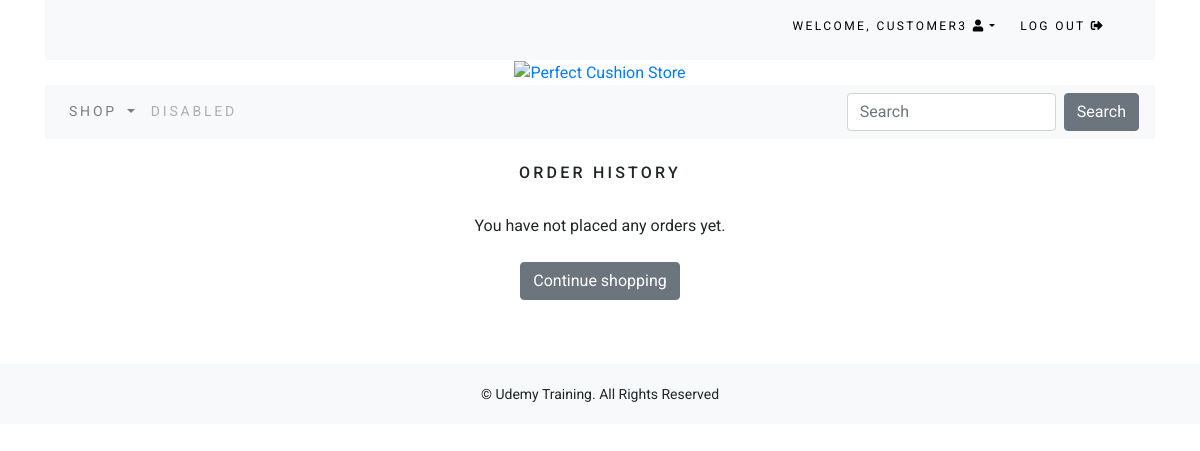
Before: /order/history/ (signed in) with the older database file.
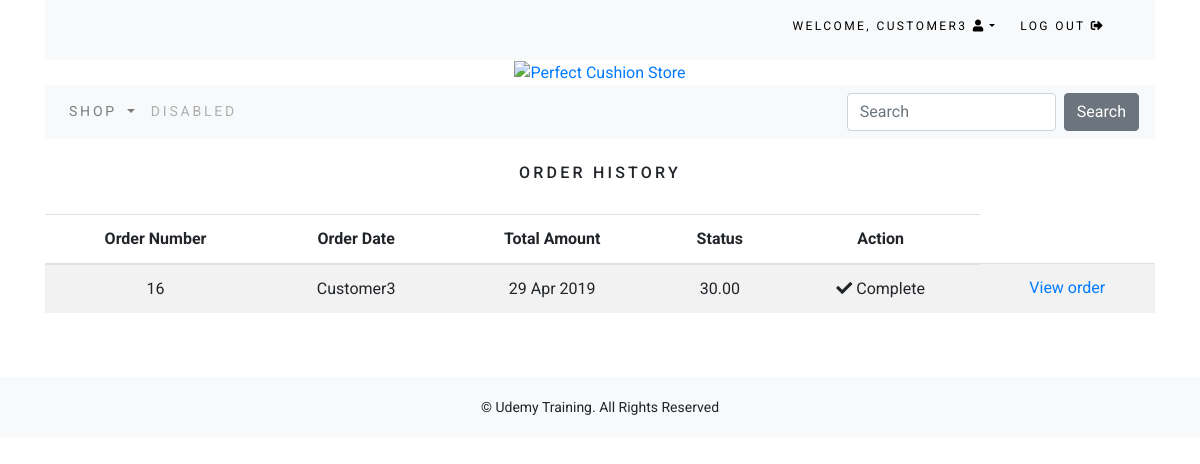
After: the same page with the newer database file.
### order/models.py (models this page shows, shortened)
class Order(models.Model):
    token = models.CharField(max_length=250, blank=True)
    total = models.DecimalField(max_digits=10, decimal_places=2, verbose_name='USD Order Total')
    emailAddress = models.EmailField(max_length=250, blank=True, verbose_name='Email Address')
    user = models.ForeignKey(User, blank=True, null=True, related_name='order', on_delete=models.CASCADE)
    created = models.DateTimeField(auto_now_add=True)
    billingName = models.CharField(max_length=250, blank=True)
    billingAddress1 = models.CharField(max_length=250, blank=True)
    billingCity = models.CharField(max_length=250, blank=True)
    billingPostcode = models.CharField(max_length=250, blank=True)
    billingCountry = models.CharField(max_length=250, blank=True)
    shippingName = models.CharField(max_length=250, blank=True)
    shippingAddress1 = models.CharField(max_length=250, blank=True)
    shippingCity = models.CharField(max_length=250, blank=True)
    shippingPostCode = models.CharField(max_length=250, blank=True)
    shippingCountry = models.CharField(max_length=250, blank=True)
    class Meta:
        db_table = 'Order'
        ordering = ['-created']

### order/views.py (the view)
# urls.py: path('history/', views.OrderList.as_view(), name='order_history'),
class OrderList(LoginRequiredMixin, generic.ListView):
    model = Order
    template_name = 'admin/order/order_list.html'
    def get_queryset(self):
        print(self.request.user)
        return Order.objects.filter(user=self.request.user)

### cart/context_processors.py (called while the page is built)
def counter(request):
    item_count = 0
    if 'admin' in request.path:
        return {}
    else:
        try:
            cart = Cart.objects.filter(cart_id=_cart_id(request))
            cart_items = CartItem.objects.all().filter(cart=cart[:1])
            for cart_item in cart_items:
                item_count += cart_item.quantity
        except Cart.DoesNotExist:
            item_count = 0
    return dict(item_count = item_count)

### cart/views.py (called while the page is built)
def _cart_id(request):
    cart = request.session.session_key
    if not cart:
        cart = request.session.create()
    return cart

### order/templates/admin/order/order_list.html (shortened to what this page needs)
{% extends "base.html" %}
{% load staticfiles %}
{% block content %}
	<div>
		<div class="text-center">
			<br>
			<h1 class="text-center my_title">Order History</h1>
			<br>
			{% if order_list %}
			<table class="table table-striped">
				<thead>
					<tr>
						<th>Order Number</th>
						<th>Order Date</th>
						<th>Total Amount</th>
						<th>Status</th>
						<th>Action</th>
					</tr>
				</thead>
				<tbody>
					{% for order in order_list %}
					<tr>
						<td>{{ order.id }}</td>
						<td>{{ order.user }}</td>
						<td>{{ order.created|date:"d M Y" }}</td>
						<td>{{ order.total }}</td>
						<td><i class="fas fa-check"></i>&nbsp;Complete</td>
						<td><a href="{% url 'order:order_detail' pk=order.id %}">View order</a></td>
					</tr>
					{% endfor %}
				</tbody>
			</table>
			{% else %}
			<p>You have not placed any orders yet.<br><br><a href="{% url 'shop:allprodcat' %}" class="btn btn-secondary">Continue shopping</a></p>
			{% endif %}
		</div>
	</div>
	<br>
	<br>
{% endblock %}

Changed rows visible on the page:
added Order: id "16", user "Customer3", created "29 Apr 2019", total "30.00"
Other visible differences:
text no longer shown: "You have not placed any orders yet. Continue shopping"
text now shown: "Order Number Order Date Total Amount Status Action"
